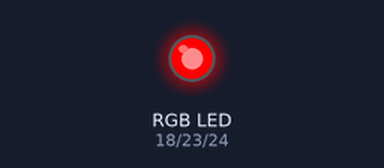
Recording of a program running on a simulated Raspberry Pi (BCM pin numbers). Parts: an RGB LED mixed from three pins (HIGH = lit).

Above: at 0.5 s.
At 1.5 s:
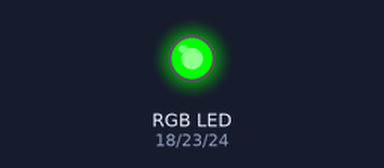
At 5.5 s:
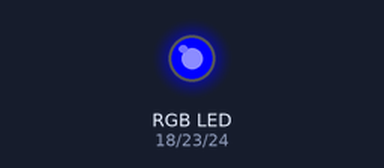
Timing chart, 0 to 6.9 s (numbered marks = the images above):
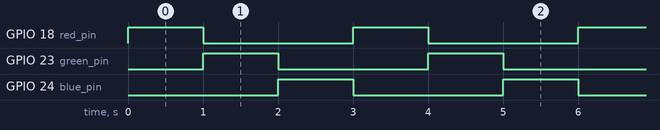

The program:

lgpio_rgbled.py
```python
import lgpio
import time

# Set up pins for RGB LED
red_pin = 18
green_pin = 23
blue_pin = 24

h = lgpio.gpiochip_open(0)  # Open GPIO chip 0

# Set up GPIO mode and pin direction
lgpio.gpio_claim_output(h, red_pin, 0)
lgpio.gpio_claim_output(h, green_pin, 0)
lgpio.gpio_claim_output(h, blue_pin, 0)

try:
    while True:
        # Pulse red LED
        lgpio.gpio_write(h, red_pin, 1)
        time.sleep(1)
        lgpio.gpio_write(h, red_pin, 0)

        # Pulse green LED
        lgpio.gpio_write(h, green_pin, 1)
        time.sleep(1)
        lgpio.gpio_write(h, green_pin, 0)

        # Pulse blue LED
        lgpio.gpio_write(h, blue_pin, 1)
        time.sleep(1)
        lgpio.gpio_write(h, blue_pin, 0)
except KeyboardInterrupt:
    # Clean up GPIO settings
    lgpio.gpio_write(h, red_pin, 0)
    lgpio.gpio_write(h, green_pin, 0)
    lgpio.gpio_write(h, blue_pin, 0)
lgpio.gpiochip_close(h)
```

Measured:
- by itself, GPIO 18 (red_pin), GPIO 23 (green_pin), GPIO 24 (blue_pin): alternates HIGH for 1.0 s and LOW for 2.0 s
- by itself, everything shown: repeats every 3.0 s, in 3 steps
